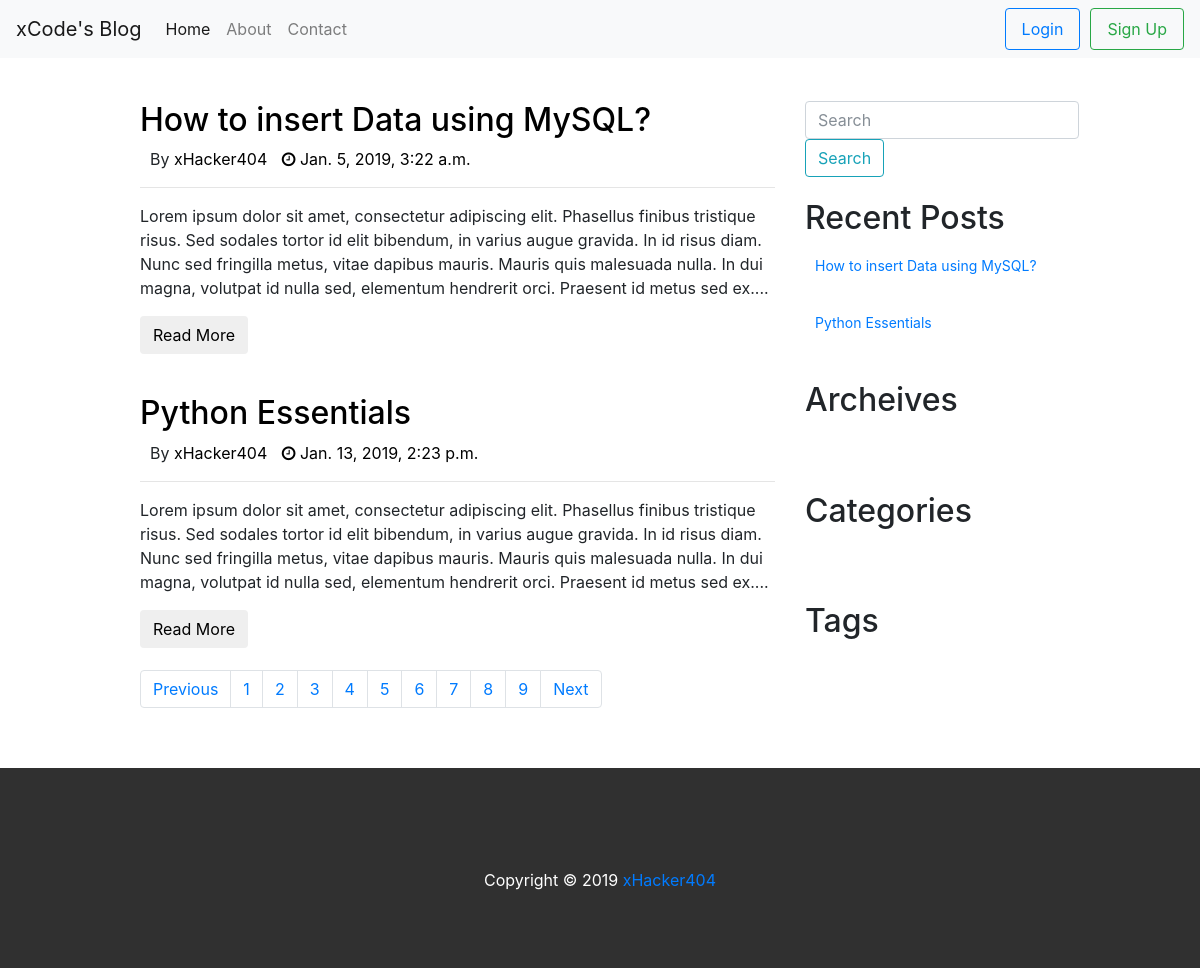
The page /blog/author/xHacker404/ on the database as committed earlier.
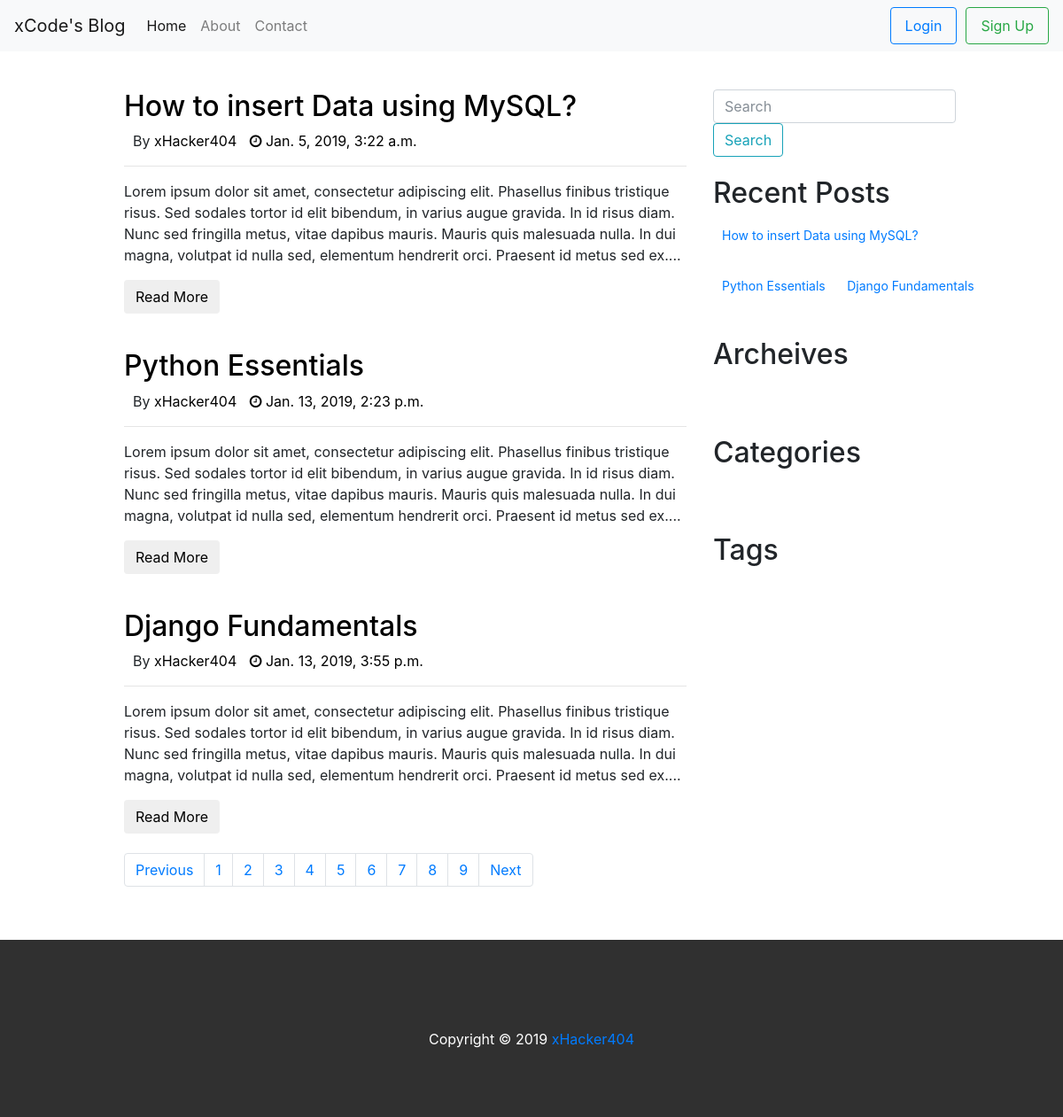
The same page on the database as committed later.
### blog/models.py (models this page shows, shortened)
class Post(models.Model):
    title = models.CharField(max_length=250,unique=True)
    content = models.CharField(max_length=1000)
    tag = models.CharField(max_length=100,default='sql')
    category = models.CharField(max_length=150, default='uncategoried')
    featured_img = models.ImageField(upload_to='featured_images', blank=True)
    author = models.CharField(max_length=100, default="xHacker404")
    published_date = models.DateTimeField()

### blog/views.py (the view)
# urls.py: path('author/<str:author>/', views.archeive_posts_by_author, name='archeive_author'),
def archeive_posts_by_author(request, author):
    post_list = Post.objects.filter(author=author)
    context = {'posts':post_list}
    return render(request, 'blog/archeive.html', context)

### templates/blog/archeive.html
<!DOCTYPE html>
{% extends 'blog/base.html'%}
{% block post_block %}
<div class="col-md-7">
	{% if posts %}
			{% for post in posts %}
		<div class="post">
        <h2><a href="single.html"> {{ post.title}} </a></h2>
        <ul>
            <li>By  <a href="archeive.html">{{ post.author}}</a></li>
            <li><a href="archeive.html"> <i class="fa fa-clock-o" aria-hidden="true"></i> {{ post.published_date }}</a></li>
        </ul>
        <hr>
        <p>{{post.content}}</p>
        <button class="btn"><a href="single.html">Read More</a></button>
    </div>
		{% endfor %}
		<nav aria-label="Page navigation example" style="margin-top:22px">
					<ul class="pagination" style="position: relative; align-self: center">
						<li class="page-item"><a class="page-link" href="#">Previous</a></li>
						<li class="page-item"><a class="page-link" href="#">1</a></li>
						<li class="page-item"><a class="page-link" href="#">2</a></li>
						<li class="page-item"><a class="page-link" href="#">3</a></li>
						<li class="page-item"><a class="page-link" href="#">4</a></li>
						<li class="page-item"><a class="page-link" href="#">5</a></li>
						<li class="page-item"><a class="page-link" href="#">6</a></li>
						<li class="page-item"><a class="page-link" href="#">7</a></li>
						<li class="page-item"><a class="page-link" href="#">8</a></li>
						<li class="page-item"><a class="page-link" href="#">9</a></li>
						<li class="page-item"><a class="page-link" href="#">Next</a></li>
					</ul>
		</nav>
		{% else %}
		<p>Sorry!! No post has been found!!!</p>
		{% endif %}
</div>
{% endblock %}

### templates/blog/base.html (shortened to what this page needs)
<!DOCTYPE html>
{% load staticfiles %}
<html lang="us">
<head>
    <link href="{% static "css/bootstrap.min.css" %}"rel="stylesheet" type="text/css">
    <link href="{% static "css/jquery-ui.css" %}" rel="stylesheet">
    <link rel="stylesheet" href="https://cdnjs.cloudflare.com/ajax/libs/font-awesome/4.7.0/css/font-awesome.min.css">
    <link href="{% static "css/style.css" %}" rel="stylesheet" type="text/css">
</head>
<body>
		<div class="row">
        <div class="col-md-12">
            <nav class="navbar navbar-expand-lg navbar-light bg-light fixed-top">
              <a class="navbar-brand" href="index.html">xCode's Blog</a>
              <div class="collapse navbar-collapse" id="navbarSupportedContent">
                <ul class="navbar-nav mr-auto">
                  <li class="nav-item active">
                    <a class="nav-link" href="{% url 'index'%}">Home <span class="sr-only">(current)</span></a>
                  </li>
                  <li class="nav-item">
                    <a class="nav-link" href="#">About</a>
                  </li>
                  <li class="nav-item">
                    <a class="nav-link " href="#">Contact</a>
                  </li>
                </ul>
                <form class="form-inline my-2 my-lg-0">
									{% if user.is_authenticated %}
									<a class="nav-link btn btn-outline-primary" href="{% url 'blog:logout' %}" >Logout</a>
                  <h2 style="font-size:24px; padding-left:10px"> Hello {{user.username}} </h2>
									{% else %}
									<a class="nav-link btn btn-outline-primary" href="{% url 'blog:user_login' %}" >Login</a>
                  <a class="nav-link btn btn-outline-success" href="{% url 'blog:sign-up'%}" style="margin-left: 10px">Sign Up</a>
									{% endif %}
								</form>
              </div>
         </nav>
        </div>
    </div>
    <div class="container">
        <div class="row" style="margin-top:100px ">
            <div class="col-md-1" id="left-sidebar"></div>
            {% block post_block %}
            {% endblock %}
            <div class="col-md-4" id="right-sidebar">
                <form class="form-inline">
                    <input class="form-control mr-sm-2" type="text" placeholder="Search">
                    <button class="btn btn-outline-info my-2 my-sm-0" type="submit">Search</button>
               </form>
                 <div class="widget">
                    <h2>Recent Posts</h2>
										{% if posts %}
											{% for post in posts %}
										<ul>
                        <li> <a href="blog/posts/{{post.id}}">{{post.title}}</a> </li>
                    </ul>
											{% endfor %}
										{% else %}
										<p>No Recent Post!</p>
										{% endif %}
                </div>
                <div class="widget">
                    <h2>Archeives</h2>
                    <ul>
                    </ul>
                </div>
                <div class="widget">
                    <h2>Categories</h2>
                    <ul>
                    </ul>
                </div>
                <div class="widget">
                    <h2>Tags</h2>
                    <ul>
                    </ul>
                </div>
            </div>
        </div>
    </div>
    <div class="row">
            <div class="col-md-12">
                <footer>
                    Copyright &copy; 2019 <a href="http://xHacker404.com">xHacker404</a>
                </footer>
            </div>
    </div>
</body>
</html>

Rows that differ between the two databases and show on the page:
added Post: title "Django Fundamentals", author "xHacker404", published_date "Jan. 13, 2019, 3:55 p.m.", content "Lorem ipsum dolor sit amet, consectetur adipiscing elit. Phasellus finibus tristique risus. Sed sodales tortor id elit bibendum, in varius augue gravida. In id risus diam. Nunc sed fringilla metus, vitae dapibus mauris. Mauris quis malesuada nulla. In dui magna, volutpat id nulla sed, elementum hendrerit orci. Praesent id metus sed ex...."
